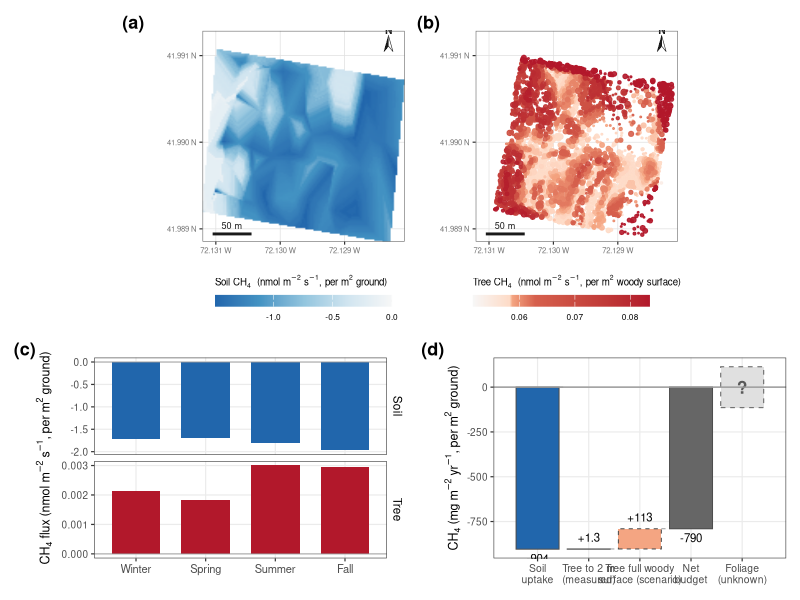

Recreate this plot in R.
# ==============================================================================
# REVISION — NEW main figure: plot CH4 budget (maps + seasonal + net waterfall)
# Redesign: color = PROCESS (sink cool / source warm), consistent across panels.
# ==============================================================================
# Design principles (Jon):
#   * color encodes CH4 direction: SINK = cool (teal/blue), SOURCE = warm (orange/red),
#     used consistently in maps AND budget so soil reads sink, tree reads source.
#   * spatial -> temporal -> net reading order.
#   * net flux made explicit via a waterfall (0 -> soil -> tree offset -> net).
#   * units: maps + seasonal = nmol m-2 s-1 (rate); budget = mg m-2 yr-1 (integrated).
#   * honesty: bounding scenario flagged unconstrained; RF OOB R2 noted.
#
# NEW file. Run: Rscript code/revision/R_fig_component_budget.R
# Output: outputs/revision/fig_budget_maps.png
# ==============================================================================

suppressPackageStartupMessages({ library(tidyverse); library(patchwork); library(scales) })
out <- "outputs/revision"; dir.create(out, showWarnings = FALSE, recursive = TRUE)

# ---- palette: RdBu family matching the paper's red/blue (sink = blue #2166ac,
#      source = red #b2182b), consistent with the other main figures -----------
BLUES <- c("#f7f7f7","#d1e5f0","#92c5de","#4393c3","#2166ac")  # ~0 -> deep uptake (sink)
REDS  <- c("#f7f7f7","#fddbc7","#f4a582","#d6604d","#b2182b")  # ~0 -> deep emission (source)
SINK <- "#2166ac"; SRC <- "#b2182b"; SRC_LT <- "#f4a582"; NETC <- "grey40"

soil_map <- read.csv("outputs/tables/soil_flux_extended_annual.csv")   # x,y,mean_flux_nmol
tree_pts <- read.csv("outputs/tables/tree_flux_predictions.csv")       # x,y,dbh_m,flux_nmol_m2_s
mf       <- read.csv("outputs/tables/MONTHLY_FLUXES.csv")

# budget numbers (manuscript-consistent), mg m-2 yr-1
soil_ann <- -904.30; tree_meas <- 1.25; tree_scen <- 114
off <- function(x) 100 * abs(x)/abs(soil_ann)
rf_tree_r2 <- 0.15; rf_soil_r2 <- 0.28; n_trees <- nrow(tree_pts)

# shared map extent so a & b align exactly
xl <- range(c(soil_map$x, tree_pts$x)); yl <- range(c(soil_map$y, tree_pts$y))
# lat/long graticule labels (coords are decimal degrees; lon W, lat N)
deg_lon <- function(x) paste0(formatC(abs(x), format = "f", digits = 3), " W")
deg_lat <- function(y) paste0(formatC(y,      format = "f", digits = 3), " N")
map_scales <- list(
  scale_x_continuous(breaks = scales::breaks_pretty(3), labels = deg_lon),
  scale_y_continuous(breaks = scales::breaks_pretty(3), labels = deg_lat))
th_map <- theme_bw(base_size = 9) +
  theme(plot.title = element_text(size = 9, face = "bold"),
        axis.text = element_text(size = 5.5, color = "grey45"), axis.title = element_blank(),
        panel.grid.major = element_line(color = "grey88", linewidth = 0.25),
        panel.grid.minor = element_blank(),
        panel.border = element_rect(color = "grey40", fill = NA, linewidth = 0.4),
        legend.position = "bottom", legend.key.height = unit(0.3, "cm"),
        legend.key.width = unit(0.9, "cm"), legend.title = element_text(size = 7),
        legend.text = element_text(size = 6))

# ---- (a) soil map (sink = blue; per m2 GROUND) -------------------------------
pa <- ggplot(soil_map, aes(x, y, fill = mean_flux_nmol)) + geom_raster(interpolate = TRUE) +
  scale_fill_gradientn(colours = rev(BLUES), name = expression("Soil CH"[4]*"  (nmol m"^-2*" s"^-1*", per m"^2*" ground)"),
                      limits = c(min(soil_map$mean_flux_nmol), 0),
                      guide = guide_colorbar(title.position = "top")) +
  map_scales +
  coord_quickmap(xlim = xl, ylim = c(yl[1], yl[2] + 0.10*diff(yl)), expand = FALSE) + th_map  # top strip for N arrow

# ---- (b) tree map (source = red; per m2 WOODY SURFACE; quantile-spread color) -
tv <- tree_pts$flux_nmol_m2_s
pb <- ggplot(tree_pts %>% arrange(flux_nmol_m2_s), aes(x, y, color = flux_nmol_m2_s, size = dbh_m)) +
  geom_point(alpha = 0.9) +
  scale_color_gradientn(colours = REDS, name = expression("Tree CH"[4]*"  (nmol m"^-2*" s"^-1*", per m"^2*" woody surface)"),
                        values = scales::rescale(quantile(tv, probs = seq(0, 1, length.out = length(REDS)))),
                        guide = guide_colorbar(title.position = "top")) +
  scale_size_continuous(range = c(0.15, 1.9), guide = "none") +
  map_scales +
  coord_quickmap(xlim = xl, ylim = c(yl[1], yl[2] + 0.10*diff(yl)), expand = FALSE) + th_map  # top strip for N arrow

# ---- add scale bar (50 m) + traditional north arrow to both maps -------------
m_per_deg_lon <- 111320 * cos(mean(yl) * pi/180)
sb <- 50 / m_per_deg_lon                                  # 50 m in degrees lon
dx <- diff(xl); dy <- diff(yl)
add_ctx <- function(p) {
  # scale bar: bottom-left corner (white gap)
  x0 <- xl[1] + 0.05*dx; y0 <- yl[1] + 0.04*dy
  # traditional two-tone compass needle, in the white header strip ABOVE the raster
  ax <- xl[2] - 0.08*dx; apex <- yl[2] + 0.075*dy; base <- yl[2] - 0.008*dy; w <- 0.022*dx  # full-size needle, dropped low
  left  <- data.frame(x = c(ax, ax - w, ax),            y = c(apex, base, base + 0.028*dy))
  right <- data.frame(x = c(ax, ax + w, ax),            y = c(apex, base, base + 0.028*dy))
  p +
    annotate("segment", x = x0, xend = x0 + sb, y = y0, yend = y0, linewidth = 1, color = "grey10") +
    annotate("text", x = x0 + sb/2, y = y0, label = "50 m", vjust = -0.7, size = 2.3, color = "grey10") +
    annotate("polygon", x = left$x,  y = left$y,  fill = "grey10", color = "grey10", linewidth = 0.2) +
    annotate("polygon", x = right$x, y = right$y, fill = "white",  color = "grey10", linewidth = 0.2) +
    annotate("text", x = ax, y = apex, label = "N", vjust = -0.2, size = 2.6, fontface = "bold", color = "grey10")
}
pa <- add_ctx(pa); pb <- add_ctx(pb)

# ---- (c) seasonal (4 seasons): soil (blue) + tree (red), faceted own scales ---
seas_of <- function(m) c("Winter","Winter","Spring","Spring","Spring","Summer","Summer","Summer",
                         "Fall","Fall","Fall","Winter")[m]
seas <- mf %>% mutate(season = factor(seas_of(month), levels = c("Winter","Spring","Summer","Fall"))) %>%
  group_by(season) %>%
  summarise(Soil = mean(Phi_soil_umol_m2_s)*1000, Tree = mean(Phi_tree_umol_m2_s)*1000, .groups="drop") %>%
  pivot_longer(c(Soil, Tree), names_to = "src", values_to = "nmol") %>%
  mutate(src = factor(src, levels = c("Soil","Tree")))
pc <- ggplot(seas, aes(season, nmol, fill = src)) +
  geom_col(width = 0.7) +
  geom_hline(yintercept = 0, color = "grey60", linewidth = 0.3) +
  facet_wrap(~src, ncol = 1, scales = "free_y", strip.position = "right") +
  scale_fill_manual(values = c(Soil = SINK, Tree = SRC), guide = "none") +
  labs(x = NULL, y = expression("CH"[4]*" flux (nmol m"^-2*" s"^-1*", per m"^2*" ground)")) +
  theme_bw(base_size = 9) +
  theme(axis.text.x = element_text(size = 8),
        strip.background = element_rect(fill = "white", color = NA),
        strip.text = element_text(size = 8.5, color = "black"),
        panel.grid.minor = element_blank())

# ---- (d) net budget waterfall (mg m-2 yr-1) ----------------------------------
# steps: baseline 0 -> soil -> tree(measured) -> tree(scenario) -> NET(total)
wf <- tibble(
  step  = factor(c("Soil\nuptake","Tree to 2 m\n(measured)","Tree full woody\nsurface (scenario)","Net\nbudget"),
                 levels = c("Soil\nuptake","Tree to 2 m\n(measured)","Tree full woody\nsurface (scenario)","Net\nbudget")),
  ymin  = c(soil_ann, soil_ann, soil_ann + tree_meas, 0),
  ymax  = c(0, soil_ann + tree_meas, soil_ann + tree_meas + (tree_scen - tree_meas),
            soil_ann + tree_scen),
  fill  = c("sink","src","src_lt","net"),
  # scenario bar (whole woody surface, constant-flux extrapolation) drawn dashed = hypothetical
  lty   = c("solid","solid","dashed","solid"))
netmeas <- soil_ann + tree_meas    # net if only measured tree offset
# foliage: an unmeasured term of unknown MAGNITUDE and SIGN (illustrative half-height only)
fol_h <- tree_scen
fol   <- tibble(x = 5)
FOLIAGE_STYLE <- "dashed"   # "dashed" (hard box; preferred) or "gradient" (alpha fades with |flux| — too noisy)
if (FOLIAGE_STYLE == "dashed") {
  fol_layer <- list(geom_rect(data = fol, aes(xmin = x-0.42, xmax = x+0.42, ymin = -fol_h, ymax = fol_h),
                    fill = "grey88", color = "grey45", linetype = "dashed", linewidth = 0.4, inherit.aes = FALSE))
} else {                       # opaque at zero -> increasingly transparent away from zero (both signs)
  .bs   <- seq(-fol_h, fol_h, length.out = 121)
  fgrad <- tibble(x = 5, ymin = head(.bs, -1), ymax = tail(.bs, -1))
  fgrad$a <- 1 - abs((fgrad$ymin + fgrad$ymax) / 2) / fol_h
  fol_layer <- list(
    geom_rect(data = fgrad, aes(xmin = x-0.42, xmax = x+0.42, ymin = ymin, ymax = ymax, alpha = a),
              fill = "grey35", inherit.aes = FALSE),
    scale_alpha_identity())
}
pd <- ggplot(wf) +
  geom_rect(aes(xmin = as.numeric(step)-0.42, xmax = as.numeric(step)+0.42,
                ymin = ymin, ymax = ymax, fill = fill, linetype = lty),
            color = "grey30", linewidth = 0.35) +
  scale_linetype_identity() +
  geom_segment(aes(x = as.numeric(step)+0.42, xend = as.numeric(step)+1-0.42, y = ymax, yend = ymax),
               data = wf[1:3,], color = "grey55", linetype = "dashed", linewidth = 0.3) +
  # foliage — bar straddling zero (unknown sign); style set by FOLIAGE_STYLE above
  fol_layer +
  annotate("text", x = 5, y = 0, label = "?", size = 4.4, fontface = "bold",
           color = if (FOLIAGE_STYLE == "gradient") "white" else "grey35") +
  geom_hline(yintercept = 0, color = "grey60") +
  scale_fill_manual(values = c(sink = SINK, src = SRC, src_lt = SRC_LT, net = NETC), guide = "none") +
  scale_x_continuous(breaks = 1:5, labels = c(levels(wf$step), "Foliage\n(unknown)"), limits = c(0.4, 5.6)) +
  annotate("text", x = 1, y = soil_ann,             label = "-904", vjust = 1.5, size = 2.9) +
  annotate("text", x = 2, y = soil_ann + tree_meas, label = "+1.3", vjust = -0.8, size = 2.9) +
  annotate("text", x = 3, y = soil_ann + tree_scen, label = "+113", vjust = -0.8, size = 2.9) +
  annotate("text", x = 4, y = soil_ann + tree_scen, label = "-790", vjust = 1.5, size = 2.9) +
  labs(x = NULL, y = expression("CH"[4]*" (mg m"^-2*" yr"^-1*", per m"^2*" ground)")) +
  theme_bw(base_size = 9) +
  theme(axis.text.x = element_text(size = 7.5), panel.grid.minor = element_blank())

# ---- assemble (net-sink / RF-R2 / basis notes go in the figure CAPTION) -------
fig <- (pa | pb) / (pc | pd) + plot_layout(heights = c(1.05, 1)) +
  plot_annotation(tag_levels = 'a', tag_prefix = "(", tag_suffix = ")") & theme(plot.tag = element_text(face = "bold", size = 13))
ggsave(file.path(out, "fig_budget_maps.png"), fig, width = 10.5, height = 9, dpi = 300, bg = "white")
cat("Wrote fig_budget_maps.png\n")
cat(sprintf("Soil %.0f | tree measured %.2f (%.2f%%) | tree scenario %d (~%.0f%%) | net -903 to %.0f mg/m2/yr\n",
            soil_ann, tree_meas, off(tree_meas), tree_scen, off(tree_scen), soil_ann+tree_scen))
